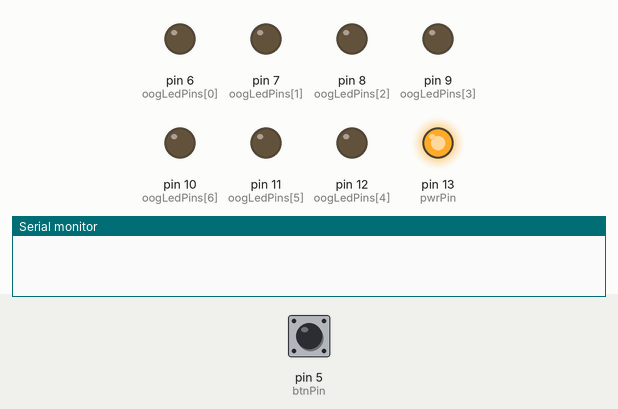
Recording of a sketch running on a simulated Arduino Uno, built with avr-gcc and run on an emulated ATmega328P. Parts: output pins drawn as LEDs (lit = HIGH), the last lines printed to the serial monitor. The test bench sets the inputs (shaded band); at power-on: pin 5 (btnPin) LOW. Random numbers use the default seed unless the sketch sets one.

Above: at 1.2 s.
1.3 s: pin 5 (btnPin) pulled HIGH for 0.15 s
At 3.6 s:
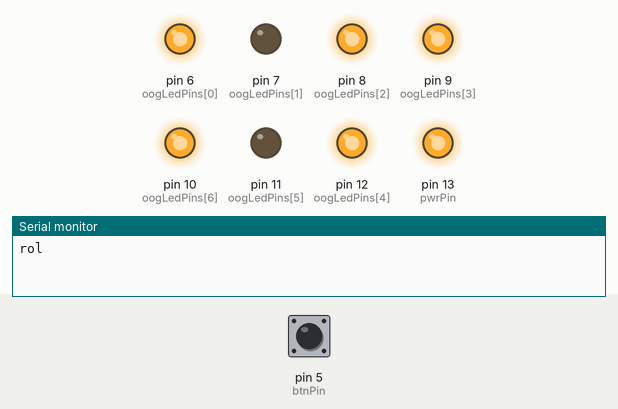
4.3 s: pin 5 (btnPin) pulled HIGH for 1 s
At 7.0 s:
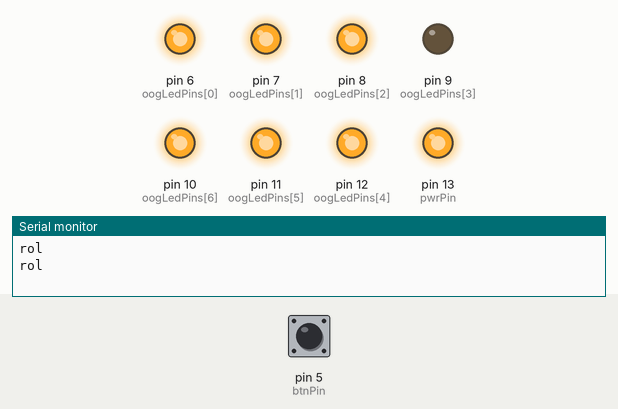
7.3 s: pin 5 (btnPin) pulled HIGH for 3.2 s
At 10.15 s:
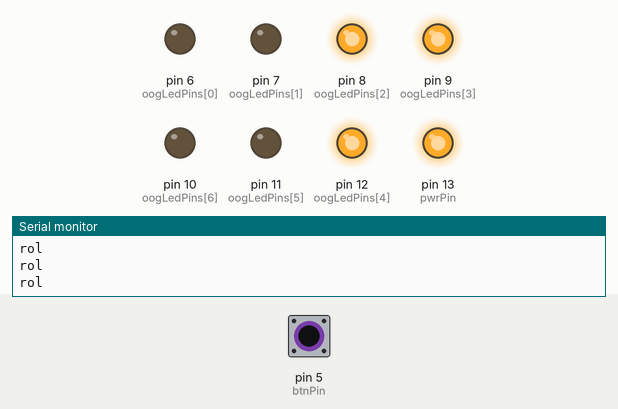
Timing chart, 0 to 12.4 s (numbered marks = the images above; inputs shaded):
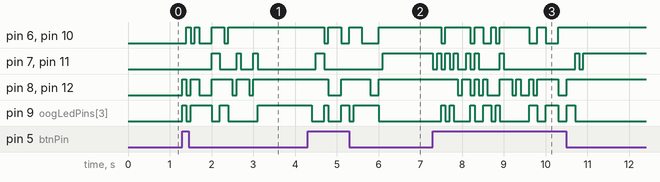

Measured:
- after the input at 1.3 s, pin 6 (oogLedPins[0]): goes HIGH 0.10 s, LOW 0.10 s, HIGH 0.10 s, LOW 0.30 s, HIGH 0.30 s, LOW 0.10 s, then HIGH, starting after 0.10 s; pin 7 (oogLedPins[1]): goes HIGH 0.20 s, LOW 0.40 s, HIGH 0.10 s, LOW 0.30 s, HIGH 0.10 s, then LOW, starting after 0.70 s
- after the input at 4.3 s, pin 6 (oogLedPins[0]): goes LOW 0.10 s, HIGH 0.30 s, LOW 0.20 s, HIGH 0.30 s, LOW 0.40 s, then HIGH, starting after 0.40 s; pin 7 (oogLedPins[1]): LOW → HIGH after 0.20 s, → LOW 0.20 s later, → HIGH 1.4 s later
- after the input at 7.3 s, pin 6 (oogLedPins[0]): HIGH → LOW after 0.20 s, → HIGH 0.10 s later, → LOW 0.60 s later, → HIGH 0.10 s later, … (12 changes in this stretch); pin 7 (oogLedPins[1]): HIGH → LOW at once, → HIGH 0.10 s later, → LOW 0.10 s later, → HIGH 0.10 s later, … (16 changes in this stretch)

The sketch:

Dobbelsteen.ino
```cpp
// Jeroen van Langen.


/* Pin led layout
   12       6
    |       |
   11 - 9 - 7
    |       |
   10       8

   indexen in de array

    4       0
    |       |
    5 - 3 - 1
    |       |
    6       2

*/
const uint8_t oogLedPins[ 7 ] = { 6, 7, 8, 9, 12, 11, 10 };

const uint8_t btnPin = 5;
const uint8_t pwrPin = 13;

const uint8_t dobbelsteenOpmaak[ 7 ][ 7 ] = {
  { LOW, LOW, LOW, LOW, LOW, LOW, LOW }, // 0
  { LOW, LOW, LOW, HIGH, LOW, LOW, LOW }, // 1
  {HIGH, LOW, LOW, LOW, LOW, LOW, HIGH }, // 2
  { LOW, LOW, HIGH, HIGH, HIGH, LOW, LOW }, // 3
  {HIGH, LOW, HIGH, LOW, HIGH, LOW, HIGH }, // 4
  {HIGH, LOW, HIGH, HIGH, HIGH, LOW, HIGH }, // 5
  {HIGH, HIGH, HIGH, LOW, HIGH, HIGH, HIGH } // 6
};


// the setup function runs once when you press reset or power the board
void setup() {

  // zorgen dat random ook echt een random waarde geeft
  randomSeed(analogRead(0));

  // alle digital pin LED_BUILTIN as an output.
  for (int i = 0; i < 7; i++)
    pinMode(oogLedPins[i], OUTPUT);

  // button pin als input initializeren
  pinMode(btnPin, INPUT);
  // pwr pin voor de button
  pinMode(pwrPin, OUTPUT);

  // (+5v) hoog zetten, zodat we de button kunnen checken
  digitalWrite(pwrPin, HIGH);

  // serial monitor checken
  Serial.begin(115200);
}

// de functie die de dobbelsteen leds aanstuurt
void tekenDobbelsteen(int waarde) {
  // met een for-loop checken welke leds aan en uit moeten staan
  for (int i = 0; i < 7; i++)
    digitalWrite(oogLedPins[i], dobbelsteenOpmaak[waarde][i]);
}

// the loop function runs over and over again forever
void loop() {

  // kijken of de button ingedrukt wordt
  if (digitalRead(btnPin) == HIGH) {

    Serial.println("rol");
    // doe 20 keer random en zet de leds aan
    for (int i = 1; i < 20; i++)
    {
      // een random waarde tussen 1 t/m 6
      int waarde = random(1, 7);
      // zet leds aan/uit
      tekenDobbelsteen(waarde);
      // wacht 100 ms.
      delay(100);
    }
  }
}
```
